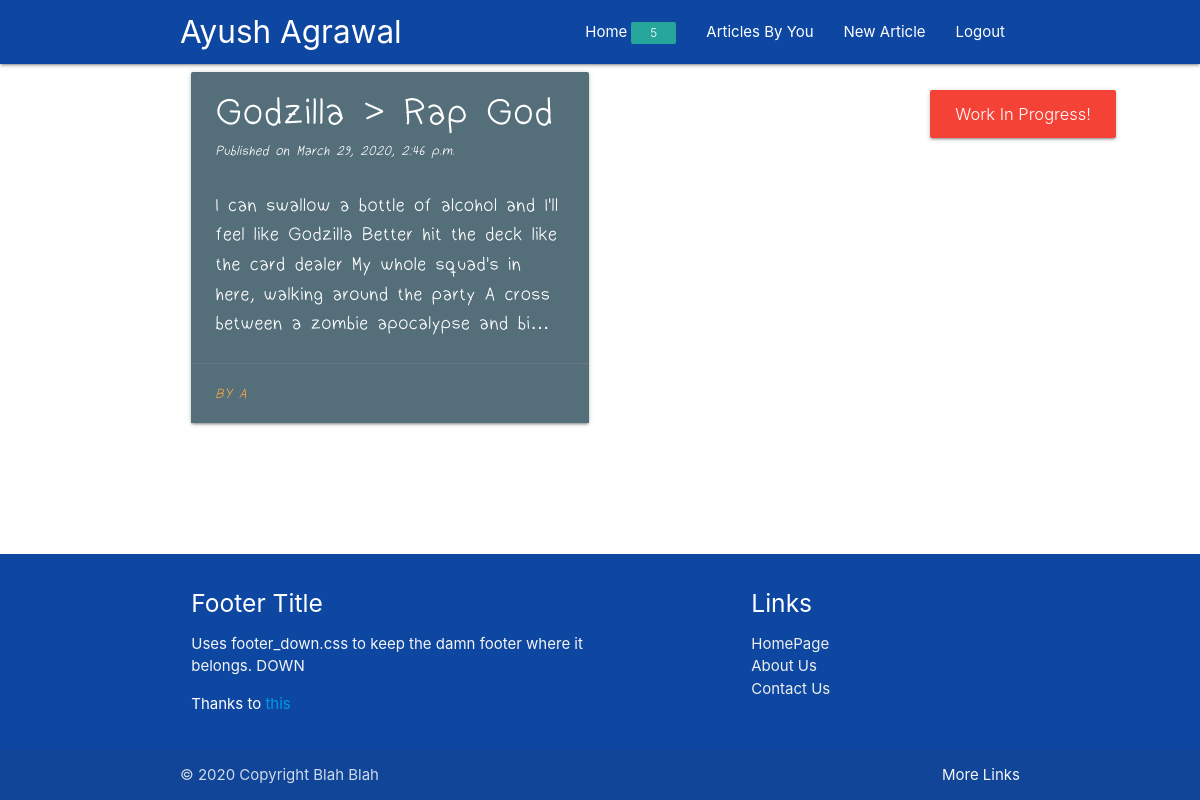
The app's page /user/1 (signed in) with its own data.
### blog/models.py (models this page shows, shortened)
class Article(models.Model):
    article_title = models.CharField(max_length=200)
    article_content = models.TextField()
    pub_date = models.DateTimeField('date published', default=datetime.now)
    article_author = models.ForeignKey(User, default=None, on_delete=models.CASCADE)

### blog/views.py (the view)
# urls.py: path('user/<int:article_id>', views.user_profile, name="user"),
def user_profile(request, article_id):
    user = request.user
    articles = Article.objects.filter(article_author= user)
    messages.error(request, "Work In Progress!")
    return render(request, 'blog/profile.html', context={"articles": articles})

### blog/templates/blog/profile.html
{% extends "blog/base.html" %}
{% load static %}
{% block content %}
    <div class="row">
            {% for article in articles %}
                    {% include "blog/article_card.html" %}
            {% endfor %}
    </div>
{% endblock content %}

### blog/templates/blog/base.html (shortened to what this page needs)
<!DOCTYPE html>
<html>
<head>
    {% load static %}
    <link rel="stylesheet" href="{% static "css/materialize.css" %}" media="screen,projection"/>
    <link rel="stylesheet" href="{% static "css/footer_down.css" %}">
</head>
<nav>
    <div class="nav-wrapper blue darken-4">
        <div class = "nav-wrapper container">
            <a href="#" class="brand-logo">
                {% if user.is_authenticated %}
                    {{ user.get_full_name }}
                {% else %}
                Blogs
                {% endif %}
            </a>
            <ul id="nav-mobile" class="right hide-on-med-and-down">
                {% if user.is_authenticated %}
                    <li><a href="">Home<span class="new badge " data-badge-caption="">5</span></a></li>
                    <li><a href="{% url 'blog:user' user.pk %}">Articles By You</a></li>
                    <li><a href="new">New Article</a></li>
                    <li><a href="/logout">Logout</a></li>
                {% else %}
                    <li><a href="/register">Register</a></li>
                    <li><a href="/login">Login</a></li>
                {% endif %}
            </ul>
        </div>
    </div>
</nav>
<body>
<div class="content" >
<main>
    <div class="container" >
        {% block content %}
        {% endblock %}
    </div>
</main>
</div>
<br>
<footer class="page-footer blue darken-4" >
    <div class="container">
        <div class="row">
            <div class="col l6 s12">
                <h5 class="white-text">Footer Title</h5>
                <p class="grey-text text-lighten-4">Uses footer_down.css to keep the damn footer where it belongs.
                DOWN</p>
                <p>Thanks to
                <a href="https://css-tricks.com/couple-takes-sticky-footer/">this</a>
                </p>
            </div>
            <div class="col l4 offset-l2 s12">
                <h5 class="white-text">Links</h5>
                <ul>
                    <li><a class="grey-text text-lighten-3" href="#!">HomePage</a></li>
                    <li><a class="grey-text text-lighten-3" href="#!">About Us</a></li>
                    <li><a class="grey-text text-lighten-3" href="#!">Contact Us</a></li>
                </ul>
            </div>
        </div>
    </div>
    <div class="footer-copyright">
        <div class="container">
            © 2020 Copyright Blah Blah
            <a class="grey-text text-lighten-4 right" href="#!">More Links</a>
        </div>
    </div>
</footer>
</body>
</html>

### blog/templates/blog/article_card.html (shortened to what this page needs)
<a href="{% url 'blog:article' article.id %}">
    <object>
    <div class="FontMarket">
        <div class="col m6">
            <div class="card blue-grey darken-1 hoverable">
                <div class="card-content white-text">
                    <span class="card-title " style="font-size: 200%"><strong
                            style="font-size: 110%">{{ article.article_title }}</strong></span>
                    <i style="font-size:80%">Published on {{ article.pub_date }}</i>
                    <br>
                    <br>
                    <p style="font-size: 110%">{{ article.article_content|safe|truncatechars:200 }}</p>
                </div>
                <div class="card-action">
                    <i style="font-size:80%"><a href="">By {{ article.article_author }}</a></i>
                </div>
            </div>
        </div>
    </div>
    </object>
</a>

### blog/static/css/footer_down.css (style rules this page uses)
html, body { height: 100%; }
body { display: flex; flex-direction: column; }
.content { flex: 1 0 auto; }
div.FontMarket { font-family: 'CustomFont', Arial, sans-serif; font-weight:normal; font-style:normal; font-size: 120%; }

### records on screen
Article: article_title "Godzilla > Rap God", pub_date "March 29, 2020, 2:46 p.m.", article_content "I can swallow a bottle of alcohol and I'll feel like Godzilla Better hit the deck like the card dealer My whole squad's in here, walking around the party A cross between a zombie apocalypse and bi…", article_author "A"

### other values on screen
{{ user.get_full_name }} "Ayush Agrawal"
